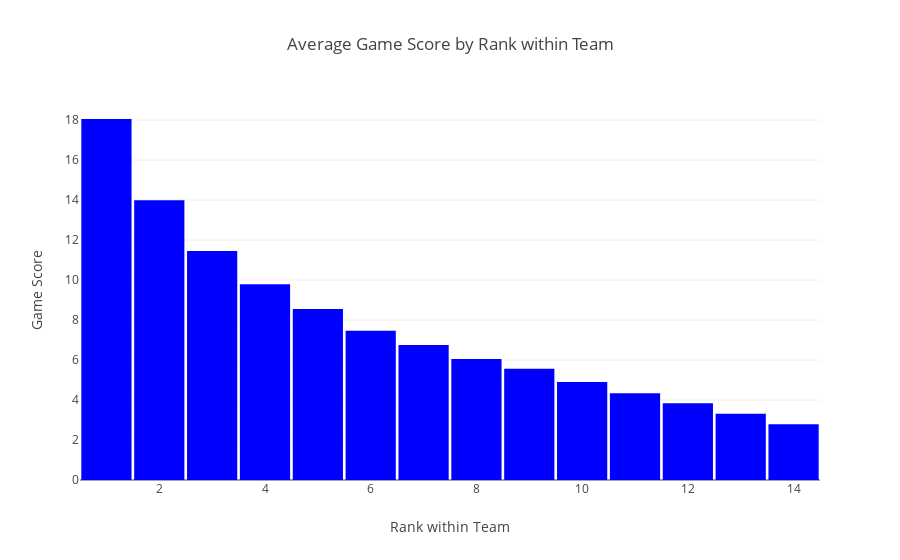

The code cell stored with this chart in its notebook:
### Code cell
gsByRank = gsAvgs.groupby(['rank'], as_index=False).mean()
gsByRank = gsByRank.loc[gsByRank['rank'] < 15]

data = [go.Bar(
            x=gsByRank['rank'],
            y=gsByRank.gameScore,
            marker=dict(
                    color='#0000FF',
                ),
    )]

layout = go.Layout(
    title='Average Game Score by Rank within Team',
    xaxis=dict(
        title='Rank within Team'
    ),
    yaxis=dict(
        title='Game Score'
    ),
    bargap=0,
    bargroupgap=0.05
)

fig = go.Figure(data=data, layout=layout)

iplot(fig, filename='basic-bar')

### Figure 1 — Plotly figure (JSON) as saved in the notebook; plotly's stock layout.template omitted (floating-point values rounded to 4 significant figures)
{"data": [{"marker": {"color": "#0000FF"}, "type": "bar", "x": [1, 2, 3, 4, 5, 6, 7, 8, 9, 10, 11, 12, 13, 14], "y": [18.05, 13.99, 11.45, 9.789, 8.553, 7.458, 6.748, 6.052, 5.562, 4.894, 4.341, 3.832, 3.309, 2.784]}], "layout": {"bargap": 0, "bargroupgap": 0.05, "title": "Average Game Score by Rank within Team", "xaxis": {"title": "Rank within Team"}, "yaxis": {"title": "Game Score"}}}
